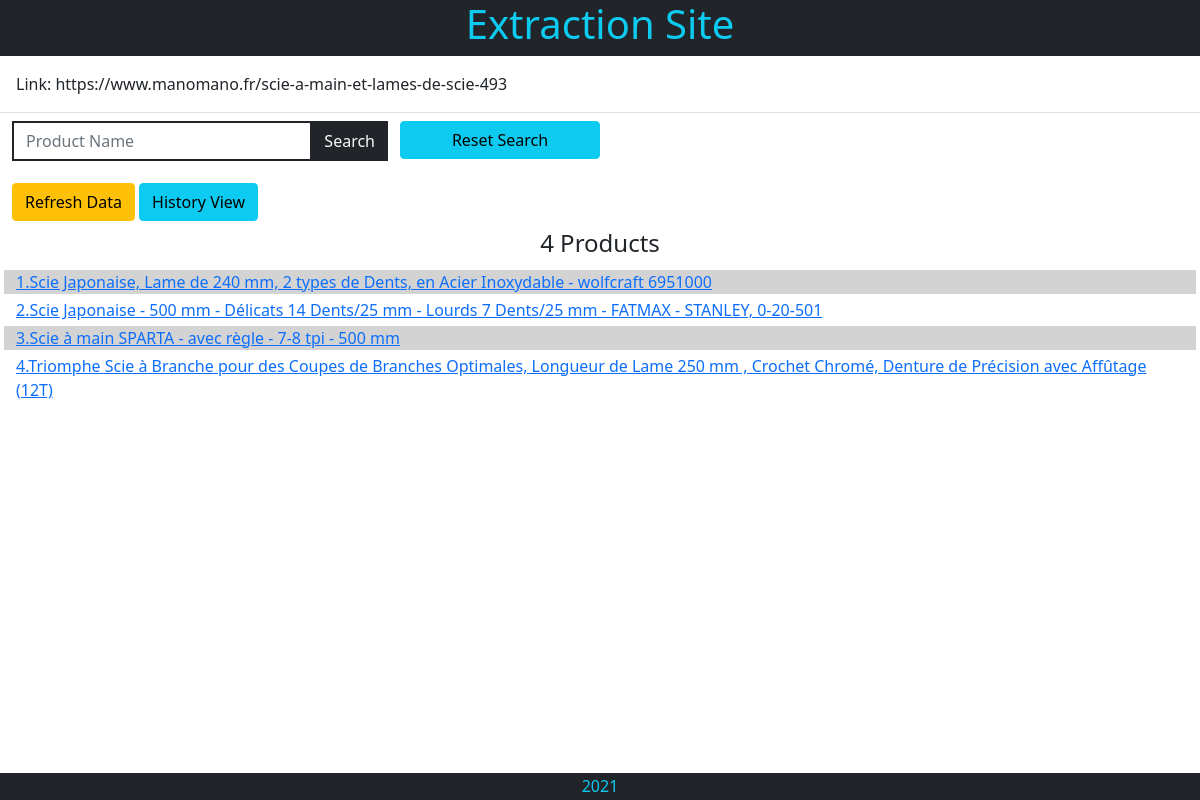
/, run on an earlier commit of the app's database.
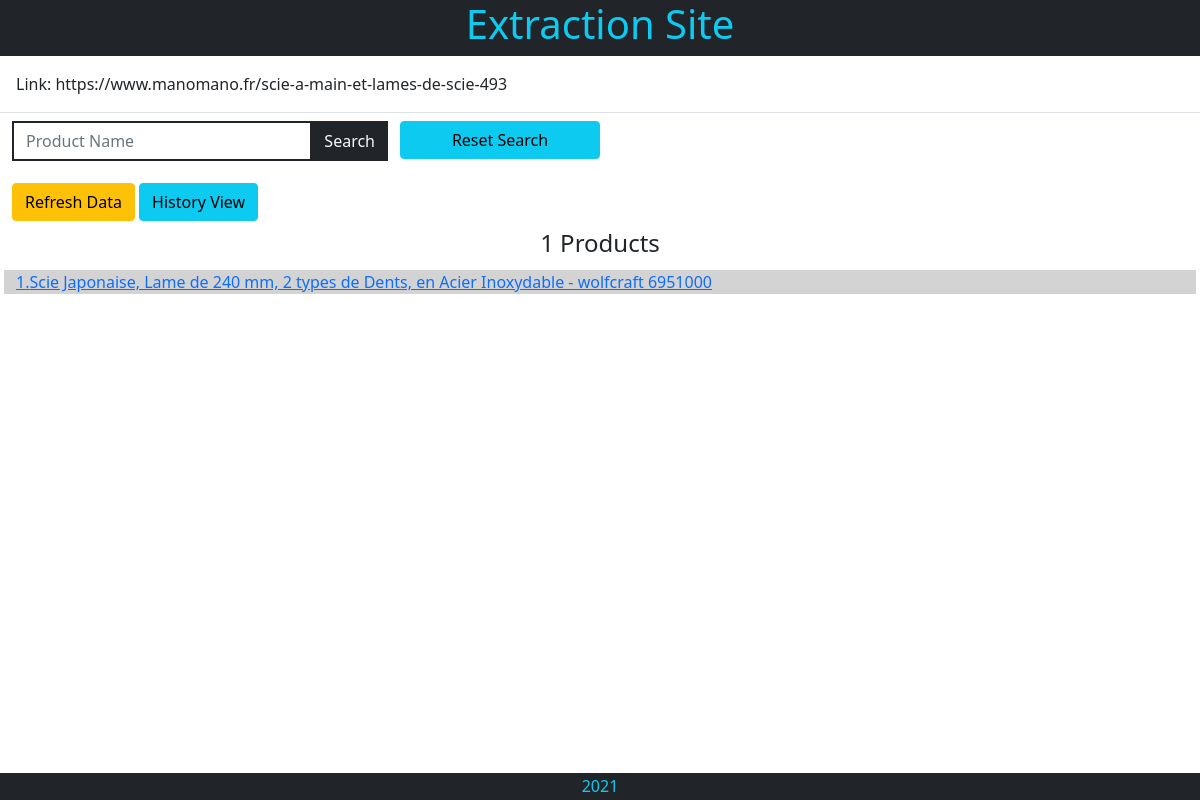
And on a later commit of the database.
### home/models.py (models this page shows, shortened)
class Products(models.Model):
    class Meta:
        verbose_name_plural = "Products"
    id = models.IntegerField(primary_key=True)
    product_name = models.CharField(max_length=254)
    product_url = models.CharField(max_length=254, blank=True, null=True, default='None')
    product_image_url = models.CharField(
        max_length=254, blank=True, null=True, default='None')
    product_rating = models.DecimalField(
        max_digits=2, decimal_places=1, blank=True, null=True, default=None)
    product_json = models.TextField()

### home/views.py (the view, shortened to what this page needs)
# urls.py: 2. Add a URL to urlpatterns:  path('', views.home, name='home')
def home(request):
    products = Products.objects.all()
    count = products.count()
    context = {
        'count': count,
        'products': products,
        }
    return render(request, 'home/index.html', context)

### home/templates/home/index.html (shortened to what this page needs)
{% extends "base.html" %}
{% load static %}
{% block extra_css %}
    <link rel="stylesheet" href="{% static 'home/css/home.css' %}">
{% endblock %}
{% block content %}
    <div class="row m-0">
        <div class="col-12 p-3">
            <div>Link: https://www.manomano.fr/scie-a-main-et-lames-de-scie-493</div>
        </div>
        <div class="row m-0 p-0 border-top d-flex justify-content-left">
            <div class="col-8 col-md-4 col-lg-4 mt-2">
                <form action="{% url 'home' %}" method="GET">
                    <div class="input-group">
                        <input type="search" class="form-control custom-select rounded-0 border-2 border-dark" name="q" placeholder="Product Name">
                        <button class="btn btn-outline-dark bg-dark text-light rounded-0 input-group-append ml-auto search-button" type="submit"><div class="text">Search</div></button>
                    </div>
                </form>
            </div>
            <a class="col-4 col-md-4 col-lg-2 btn btn-info h1 mt-2" href="{% url 'home' %}">Reset Search</a>
        </div>
        <div class="col-12 mt-3">
            <a class="btn btn-warning h1 refresh" href="{% url 'extractor' %}">Refresh Data</a>
            <a class="btn btn-info h1" href="{% url 'data_view' %}">History View</a>
        </div>
        <div class="col-12 text-center h4">{{ count }} Products</div>
    </div>
    {% for product in products %}
        <div class="row m-1">
            {% if forloop.counter|divisibleby:2 %}
                <div class="col-12">
                    <a href="{% url 'product_details' product_id=product.id %}">{{ product.id }}.{{ product.product_name }}</a>
                </div>
            {% else %}
                <div class="col-12 bg-secondary">
                    <a href="{% url 'product_details' product_id=product.id %}">{{ product.id }}.{{ product.product_name }}</a>
                </div>
            {% endif %}
        </div>
    {% endfor %}
{% endblock %}

What changed in the data, as far as the page shows it:
removed Products: id "2", product_name "Scie Japonaise - 500 mm - Délicats 14 Dents/25 mm - Lourds 7 Dents/25 mm - FATMAX - STANLEY, 0-20-501"
removed Products: id "3", product_name "Scie à main SPARTA - avec règle - 7-8 tpi - 500 mm"
removed Products: id "4", product_name "Triomphe Scie à Branche pour des Coupes de Branches Optimales, Longueur de Lame 250 mm , Crochet Chromé, Denture de Précision avec Affûtage (12T)"
Also different on the page:
{{ count }}: "4" → "1"
